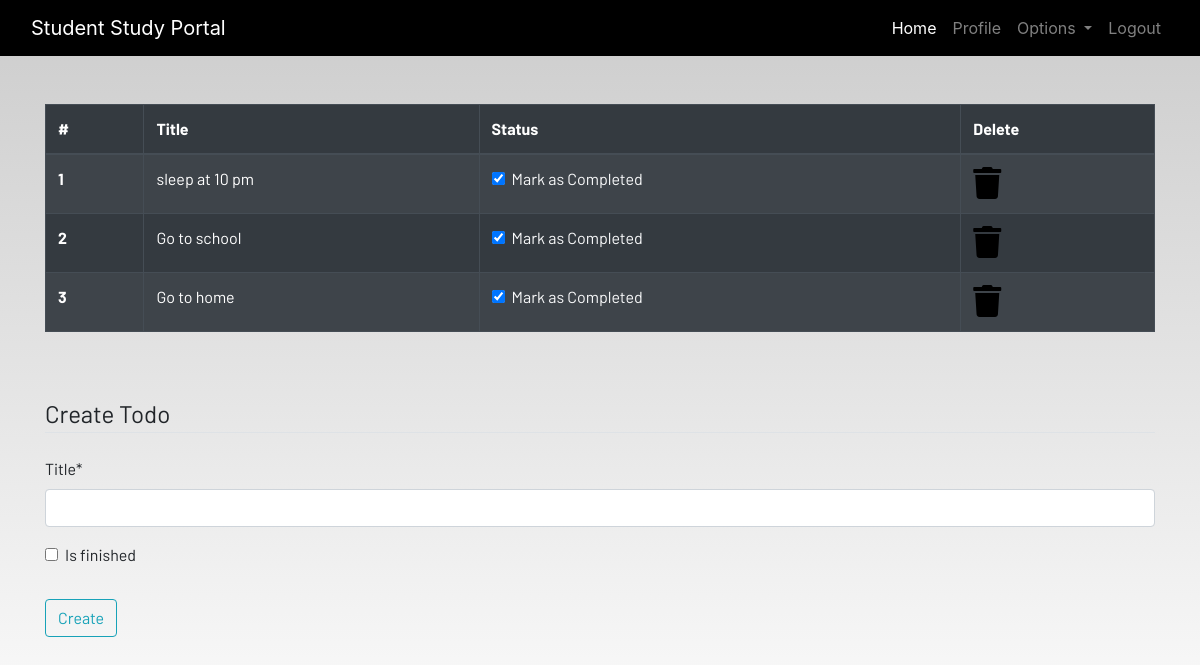
The app's page /todo (signed in) with its own data.
### dashboard/models.py (models this page shows, shortened)
class Todo(models.Model):
    user = models.ForeignKey(User, on_delete=models.CASCADE)
    title = models.CharField(max_length=100)
    is_finished = models.BooleanField(default=False)

### dashboard/views.py (the view)
# urls.py: path("todo", views.todo, name="todo"),
@login_required
def todo(request):
    if request.method == "POST":
        form = TodoForm(request.POST)
        if form.is_valid():
            try:
                finished = request.POST["is_finished"]
                if finished == "on":
                    finished = True
                else:
                    finished = False
            except:
                finished = False
            todo = Todo(user=request.user, title=request.POST["title"],is_finished=finished)
            todo.save()
            messages.success(request, f"Todo added from {request.user.username} successfully")
            return redirect("todo")
    else:
        form = TodoForm()
    todo = Todo.objects.filter(user=request.user)
    if len(todo) == 0:
        todos_done = True
    else:
        todos_done = False
    data = {
        "todos": todo,
        "form": form,
        "todos_done": todos_done
    }
    return render(request, "dashboard/todo.html", data)

### dashboard/forms.py
class TodoForm(forms.ModelForm):
    class Meta:
        model = Todo
        fields = ["title","is_finished"]

### dashboard/templates/dashboard/todo.html (shortened to what this page needs)
{% extends 'dashboard/base.html' %}
{% load static %}
{% load crispy_forms_tags %}
{% block content %}
<div class="container">
{% if not todos_done %}
    <table class="table table-striped table-bordered table-hover table-dark">
        <thead>
            <tr>
                <th scope="col">#</th>
                <th scope="col">Title</th>
                <th scope="col">Status</th>
                <th scope="col">Delete</th>
            </tr>
        </thead>
        <tbody>
            {% for todo in todos %}
            <tr>
                <th scope="row">{{forloop.counter}}</th>
                <td>{{todo.title}}</td>
                <td>
                    <a href="{% url 'update_todo' todo.id %}">
                        <div class="form-check">
                            {% if todo.is_finished %}
                                <input class="form-check-input" type="checkbox" value="" checked>
                            {% else %}
                                <input class="form-check-input" type="checkbox" value="" >
                            {% endif %}
                            <label class="form-check-label text-light" for="flexCheckDefault">
                                Mark as Completed
                            </label>
                        </div>
                    </a>
                </td>
                <td><a href="{% url 'delete_todo' todo.id %}"><i class="fa fa-trash fa-2x"></i></a></td>
            </tr>
            {% endfor %}
        </tbody>
    </table>
    {% else %}
    <h4>All tasks have been done!! create to add more</h4>
    {% endif %}
</div><br><br>
<div class="container">
    <form method="POST" action="{% url 'todo' %}">
        <fieldset class="form-group">
            <legend class="border-bottom mb-4">Create Todo</legend>
            {{form|crispy}}
        </fieldset>
        <div class="form-group">
            <button href="" class="btn btn-outline-info" type="submit">
                Create
            </button>
        </div>
    </form>
</div>
{% endblock content %}

### static/css/main.css (style rules this page uses)
html { scroll-behavior: smooth; height: 100%; width: 100%; }
a { text-decoration: none !important; color: black; }
html, body { max-width: 100%; overflow-x: hidden; height: 100%; width: 100%; }
body { background: linear-gradient(rgba(0, 0, 0, 0.2), rgba(255, 255, 255, 0.5)); overflow-x: hidden; background-repeat: no-repeat; }
.fa { color: black; }

### records on screen
Todo: title "sleep at 10 pm"
Todo: title "Go to school"
Todo: title "Go to home"
